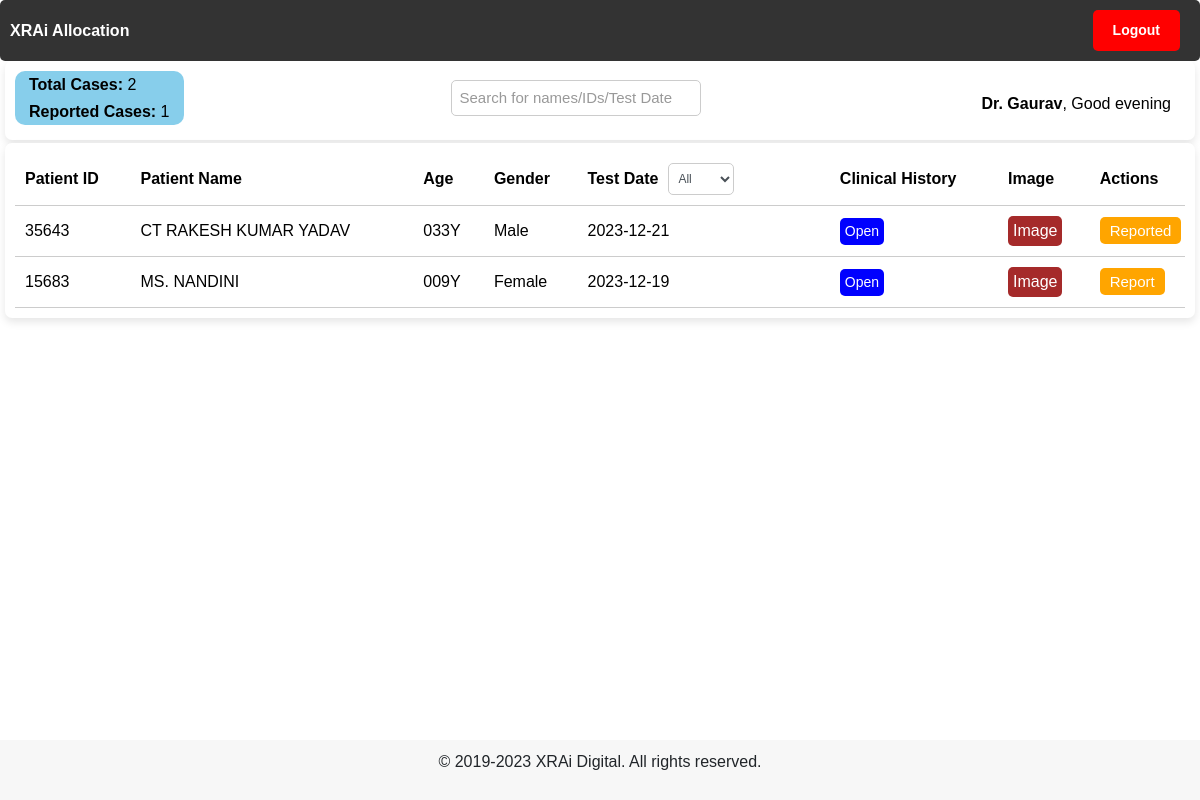
The app's page /xrayallocation (signed in) with its own data.
### users/models/DICOMData.py (models this page shows, shortened)
class DICOMData(models.Model):
    patient_name = models.CharField(max_length=50, blank=True)
    patient_id = models.CharField(max_length=20, blank=True)
    age = models.CharField(max_length=50, blank=True)
    gender = models.CharField(max_length=50, blank=True)
    study_date = models.CharField(max_length=50, blank=True)
    study_description = models.CharField(max_length=100, blank=True)
    dicom_file = models.FileField(upload_to='uploads/')
    jpeg_file = models.ImageField(upload_to='uploads/')
    isDone = models.BooleanField(default=False)
    notes = models.CharField(max_length=50000, default=True)

### users/views.py (the view)
# urls.py: path('xrayallocation', views.xrayallocation, name='xrayallocation'),
def xrayallocation(request):
    patients = DICOMData.objects.all().order_by('-study_date')
    unique_dates = set()
    for patient in patients:
        unique_dates.add(patient.study_date)
    sorted_unique_dates = sorted(unique_dates, reverse=False)
    return render(request, 'users/xrayallocation.html', {'patients': patients, 'Date': sorted_unique_dates})

### users/templates/users/xrayallocation.html (shortened to what this page needs)
<!DOCTYPE html>
<html>
{% load tz %} {% load static %}
<head>
  <link rel="stylesheet" href="{% static 'resource/css/main.css' %}" />
  <link rel="stylesheet" href="https://stackpath.bootstrapcdn.com/bootstrap/4.5.0/css/bootstrap.min.css" />
  <link rel="stylesheet" href="https://cdnjs.cloudflare.com/ajax/libs/font-awesome/4.7.0/css/font-awesome.min.css" />
</head>
<body>
  <nav class="navbar">
    <ul>
      <li>
        <a href="/allocation"><strong>XRAi Allocation</strong></a>
      </li>
    </ul>
    <ul>
      <li>
        <a href="/logout"><button class="logout-button btn btn-sm">
            <strong>Logout</strong>
          </button></a>
      </li>
    </ul>
  </nav>
  <div class="container">
    <div class="row">
      <div class="col-lg-12">
        <div class="card">
          <div class="card-body">
            <h1 class="header">
              <div class="row-container">
                <div class="count-container">
                  <span id="count1"><strong>Total Cases:</strong> <span id="totalRowCount">0</span></span>
                  <span id="count2"><strong>Reported Cases:</strong> <span id="reportedRowCount">0</span></span>
                </div>
                <input type="text" id="myInput" onkeyup="myFunction()" placeholder="Search for names/IDs/Test Date"
                  title="Type in a name">
                <div class="greeting" id="greeting">
                  {% if user %}
                  <h6>
                    <strong>{{ user.first_name }}</strong>,
                    <span id="greeting-text"></span>
                  </h6>
                  {% endif %}
                </div>
              </div>
            </h1>
          </div>
        </div>
      </div>
    </div>
    <div class="card">
      <div class="card-body">
        <div class="table-container">
          <table id="patientTable">
            <thead>
              <tr>
                <th>Patient ID</th>
                <th>Patient Name</th>
                <th>Age</th>
                <th>Gender</th>
                <th>
                  <div class="filter-dropdown-container">
                    <div>Test Date</div>
                      <div class="dropdown-select1" id="filter-date-dropdown-date">
                          <select id="filter-date-select-date" class="form-control">
                            <option value="">All</option>
                          </select>
                      </div>
                    </div>
                  </div>
                <th>Clinical History</th>
                <th>Image</th>
                <th>Actions</th>
        <tbody>
          {% for patient in patients %}
          <tr class="patientRow" id="{{ patient.patient_id }}">
            <td>{{ patient.patient_id }}</td>
            <td>{{ patient.patient_name }}</td>
            <td>{{ patient.age }}</td>
            <td>{{ patient.gender }}</td>
            <td>{{ patient.study_date }}</td>
            <td>
              <button class="openClinicalHistoryButton" data-clinical-history="{{ patient.notes }}">
                Open
              </button>
            </td>
            <td>
              <a class="imageButton" target="_blank" href="{% get_media_prefix %}{{ patient.jpeg_file }}">
                Image
              </a>
            </td>
            <td>
              <a class="reportButton"
                href="reporting-bot?data-patientid={{ patient.patient_id }}&data-patientname={{ patient.patient_name }}&data-age={{ patient.age }}&data-gender={{ patient.gender }}&data-testdate={{ patient.study_date }}&data-reportdate={% now 'Y-m-d' %}&data-reportimage={% get_media_prefix %}{{ patient.jpeg_file }}"
                data-patient-id="{{ patient.patient_id }}" data-patientname="{{ patient.patient_name }}"
                data-age="{{ patient.age }}" data-gender="{{ patient.gender }}" data-testdate="{{ patient.study_date }}"
                data-reportdate="{% now 'Y-m-d' %}" data-reportimage="{% get_media_prefix %}{{ patient.jpeg_file }}"
                data-dicom-file="{% get_media_prefix %}{{ patient.dicom_file }}" onclick="changeButtonColor(this);">
                {% if patient.isDone %}
                Reported
                {% else %}
                Report
                {% endif %}
              </a>
            </td>
          </tr>
          {% endfor %}
        </tbody>
      </div>
    </div>
  </div>
  <div class="footer">
    <p>&copy; 2019-2023 XRAi Digital. All rights reserved.</p>
  </div>
</body>
</html>

### users/static/resource/css/main.css (style rules this page uses)
.container { margin-top: 20px; }

### users/templates/users/xrayallocation.html (style rules this page uses)
body { font-family: Arial, sans-serif; margin: 0; padding: 0; display: flex; min-height: 100vh; flex-direction: column; }
.container { margin: 0 auto; width: 100%; max-width: 100%; padding-left: 5px; padding-right: 5px; }
.card { border: none; border-radius: 7px; box-shadow: 0 4px 8px rgba(0, 0, 0, 0.1); margin-bottom: 3px; position: sticky; top: 0; z-index: 1; background-color: #fff; }
.card-body { padding: 10px; }
#count1 { padding: 10px; font-size: 25px; color: black; }
#count2 { padding: 10px; font-size: 25px; color: black; }
#totalRowCount { color: orange; }
#reportedRowCount { color: green; }
.header { margin-bottom: 5px; background-color: #fff; z-index: 10; position: sticky; top: 60px; }
table { width: 100%; border-collapse: collapse; background-color: #ccc; }
th, td { padding: 10px; text-align: left; border-bottom: 1px solid #ccc; }
th:last-child, td:last-child { border-right: none; }
th:first-child, td:first-child { position: sticky; left: 0; background-color: #fff; z-index: 1; }
td:first-child { z-index: 2; }
.table-container { height: 100%; overflow-y: auto; }
.dropdown-select1 { position: relative; }
.dropdown-select1 select { width: 70%; padding: 5px; font-size: 12px; border: 1px solid #ccc; border-radius: 5px; }
.greeting { margin-top: 18px; text-align: right; font-weight: bold; float: right; color: black; }
.footer { background-color: #f7f7f7; padding: 10px 0; text-align: center; margin-top: auto; }
.filter-dropdown-container { display: flex; align-items: center; }
.filter-dropdown-container>div { margin-right: 10px; }
a.reportButton { color: white; background-color: #ffa500; border: none; border-radius: 5px; padding: 5px 10px; font-size: 15px; cursor: pointer; text-decoration: none; transition: background-color 0.3s; }
.navbar { background-color: #333; color: #fff; padding: 10px; z-index: 999; display: flex; justify-content: space-between; align-items: center; position: sticky; top: 0; border-radius: 5px; }
.navbar ul { list-style-type: none; margin: 0; padding: 0; }
.navbar ul li { display: inline; margin-right: 10px; }
.navbar ul li a { color: #fff; text-decoration: none; }
.logout-button { background-color: red; color: white; padding: 10px 20px; border: none; border-radius: 5px; }
#patientTable { width: 100vw; background-color: white; color: black; }
#myInput { padding: 5px; font-size: 15px; width: 230px; }
#myInput::placeholder { color: #999; }
.openClinicalHistoryButton { padding: 3px 5px; font-size: 14px; background-color: blue; color: #fff; border: none; border-radius: 5px; cursor: pointer; transition: background-color 0.3s; }
a.imageButton { display: inline-block; padding: 3px 5px; background-color: brown; color: #ffffff; text-decoration: none; border-radius: 5px; cursor: pointer; transition: background-color 0.3s; }
.row-container { display: flex; align-items: center; justify-content: space-between; }
.count-container { display: flex; flex-direction: column; align-items: flex-start; background-color: skyblue; border-radius: 10px; font-family: 'Arial', sans-serif; }
#count1, #count2, .greeting { margin-right: 10px; margin-left: 10px; padding: 4px; font-size: 16px; }
#totalRowCount, #reportedRowCount { color: black; }
#myInput { padding: 8px; font-size: 15px; border: 1px solid #ccc; border-radius: 5px; width: 250px; }

### records on screen
DICOMData: patient_id "35643", patient_name "CT RAKESH KUMAR YADAV", age "033Y", gender "Male", study_date "2023-12-21", isDone "Reported"
DICOMData: patient_id "15683", patient_name "MS. NANDINI", age "009Y", gender "Female", study_date "2023-12-19", isDone "Report"

### other values on screen
{{ user.first_name }} "Dr. Gaurav"
